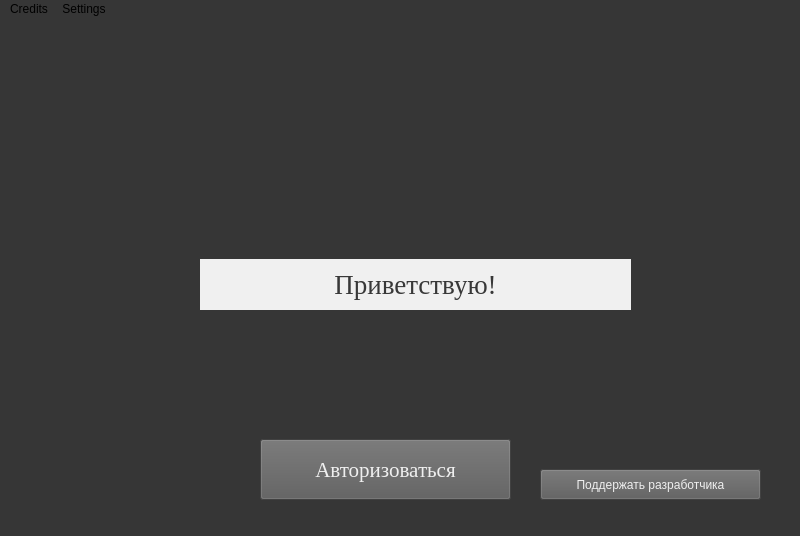
<?xml version="1.0" encoding="UTF-8"?>
<ui version="4.0">
 <class>Welcome</class>
 <widget class="QMainWindow" name="Welcome">
  <property name="geometry">
   <rect>
    <x>0</x>
    <y>0</y>
    <width>800</width>
    <height>536</height>
   </rect>
  </property>
  <property name="windowTitle">
   <string>Menu</string>
  </property>
  <property name="styleSheet">
   <string notr="true">background-color: rgb(54, 54, 54)</string>
  </property>
  <widget class="QWidget" name="centralwidget">
   <widget class="QLabel" name="label">
    <property name="geometry">
     <rect>
      <x>200</x>
      <y>240</y>
      <width>431</width>
      <height>51</height>
     </rect>
    </property>
    <property name="font">
     <font>
      <family>Georgia</family>
      <pointsize>20</pointsize>
     </font>
    </property>
    <property name="styleSheet">
     <string notr="true">color: rgb(56, 56, 56);
background-color: rgb(240, 240, 240);</string>
    </property>
    <property name="text">
     <string>Приветствую!</string>
    </property>
    <property name="alignment">
     <set>Qt::AlignCenter</set>
    </property>
   </widget>
   <widget class="QPushButton" name="Authorization">
    <property name="geometry">
     <rect>
      <x>260</x>
      <y>420</y>
      <width>251</width>
      <height>61</height>
     </rect>
    </property>
    <property name="font">
     <font>
      <family>Georgia</family>
      <pointsize>16</pointsize>
     </font>
    </property>
    <property name="styleSheet">
     <string notr="true">color: rgb(239, 239, 239);
background-color: rgb(91, 91, 91);</string>
    </property>
    <property name="text">
     <string>Авторизоваться</string>
    </property>
   </widget>
   <widget class="QPushButton" name="Support">
    <property name="geometry">
     <rect>
      <x>540</x>
      <y>450</y>
      <width>221</width>
      <height>31</height>
     </rect>
    </property>
    <property name="styleSheet">
     <string notr="true">background-color: rgb(91, 91, 91);
color: rgb(239, 239, 239)</string>
    </property>
    <property name="text">
     <string>Поддержать разработчика</string>
    </property>
   </widget>
  </widget>
  <widget class="QMenuBar" name="menubar">
   <property name="geometry">
    <rect>
     <x>0</x>
     <y>0</y>
     <width>800</width>
     <height>21</height>
    </rect>
   </property>
   <widget class="QMenu" name="menuCredits">
    <property name="title">
     <string>Credits</string>
    </property>
   </widget>
   <widget class="QMenu" name="menuSettings">
    <property name="title">
     <string>Settings</string>
    </property>
   </widget>
   <addaction name="menuCredits"/>
   <addaction name="menuSettings"/>
  </widget>
  <widget class="QStatusBar" name="statusbar"/>
 </widget>
 <resources/>
 <connections/>
</ui>
